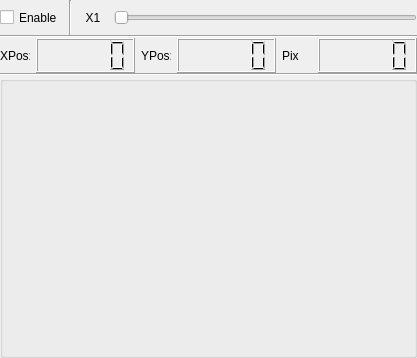
<?xml version="1.0" encoding="UTF-8"?>
<ui version="4.0">
 <class>ScanPixWidget</class>
 <widget class="QWidget" name="ScanPixWidget">
  <property name="geometry">
   <rect>
    <x>0</x>
    <y>0</y>
    <width>417</width>
    <height>358</height>
   </rect>
  </property>
  <property name="windowTitle">
   <string>ScanPixWidget</string>
  </property>
  <layout class="QVBoxLayout" name="verticalLayout" stretch="0,0,0,0,1">
   <property name="spacing">
    <number>0</number>
   </property>
   <property name="leftMargin">
    <number>0</number>
   </property>
   <property name="topMargin">
    <number>0</number>
   </property>
   <property name="rightMargin">
    <number>0</number>
   </property>
   <property name="bottomMargin">
    <number>0</number>
   </property>
   <item>
    <layout class="QHBoxLayout" name="horizontalLayout_2">
     <item>
      <widget class="QCheckBox" name="checkBox">
       <property name="minimumSize">
        <size>
         <width>50</width>
         <height>35</height>
        </size>
       </property>
       <property name="maximumSize">
        <size>
         <width>100</width>
         <height>35</height>
        </size>
       </property>
       <property name="styleSheet">
        <string notr="true">font: 12pt &quot;黑体&quot;;</string>
       </property>
       <property name="text">
        <string>Enable</string>
       </property>
      </widget>
     </item>
     <item>
      <widget class="Line" name="line">
       <property name="orientation">
        <enum>Qt::Vertical</enum>
       </property>
      </widget>
     </item>
     <item>
      <layout class="QHBoxLayout" name="horizontalLayout">
       <item>
        <widget class="QLabel" name="label">
         <property name="minimumSize">
          <size>
           <width>30</width>
           <height>35</height>
          </size>
         </property>
         <property name="maximumSize">
          <size>
           <width>30</width>
           <height>35</height>
          </size>
         </property>
         <property name="styleSheet">
          <string notr="true">font: 12pt &quot;黑体&quot;;</string>
         </property>
         <property name="text">
          <string>X1</string>
         </property>
         <property name="alignment">
          <set>Qt::AlignCenter</set>
         </property>
        </widget>
       </item>
       <item>
        <widget class="QSlider" name="slider">
         <property name="minimum">
          <number>1</number>
         </property>
         <property name="maximum">
          <number>10</number>
         </property>
         <property name="singleStep">
          <number>1</number>
         </property>
         <property name="pageStep">
          <number>1</number>
         </property>
         <property name="orientation">
          <enum>Qt::Horizontal</enum>
         </property>
        </widget>
       </item>
      </layout>
     </item>
    </layout>
   </item>
   <item>
    <widget class="Line" name="line_2">
     <property name="orientation">
      <enum>Qt::Horizontal</enum>
     </property>
    </widget>
   </item>
   <item>
    <layout class="QHBoxLayout" name="horizontalLayout_3">
     <item>
      <widget class="QLabel" name="label_4">
       <property name="minimumSize">
        <size>
         <width>30</width>
         <height>35</height>
        </size>
       </property>
       <property name="maximumSize">
        <size>
         <width>30</width>
         <height>35</height>
        </size>
       </property>
       <property name="styleSheet">
        <string notr="true">font: 10pt &quot;黑体&quot;;</string>
       </property>
       <property name="text">
        <string>XPos:</string>
       </property>
      </widget>
     </item>
     <item>
      <widget class="QLCDNumber" name="xposLcd">
       <property name="minimumSize">
        <size>
         <width>0</width>
         <height>35</height>
        </size>
       </property>
       <property name="maximumSize">
        <size>
         <width>16777215</width>
         <height>35</height>
        </size>
       </property>
      </widget>
     </item>
     <item>
      <widget class="QLabel" name="label_2">
       <property name="minimumSize">
        <size>
         <width>30</width>
         <height>35</height>
        </size>
       </property>
       <property name="maximumSize">
        <size>
         <width>30</width>
         <height>35</height>
        </size>
       </property>
       <property name="styleSheet">
        <string notr="true">font: 10pt &quot;黑体&quot;;</string>
       </property>
       <property name="text">
        <string>YPos:</string>
       </property>
      </widget>
     </item>
     <item>
      <widget class="QLCDNumber" name="ypoLcd">
       <property name="minimumSize">
        <size>
         <width>0</width>
         <height>35</height>
        </size>
       </property>
       <property name="maximumSize">
        <size>
         <width>16777215</width>
         <height>35</height>
        </size>
       </property>
      </widget>
     </item>
     <item>
      <widget class="QLabel" name="label_3">
       <property name="minimumSize">
        <size>
         <width>30</width>
         <height>35</height>
        </size>
       </property>
       <property name="maximumSize">
        <size>
         <width>30</width>
         <height>35</height>
        </size>
       </property>
       <property name="styleSheet">
        <string notr="true">font: 10pt &quot;黑体&quot;;</string>
       </property>
       <property name="text">
        <string>Pix</string>
       </property>
      </widget>
     </item>
     <item>
      <widget class="QLCDNumber" name="pixLcd">
       <property name="minimumSize">
        <size>
         <width>0</width>
         <height>35</height>
        </size>
       </property>
       <property name="maximumSize">
        <size>
         <width>16777215</width>
         <height>35</height>
        </size>
       </property>
      </widget>
     </item>
    </layout>
   </item>
   <item>
    <widget class="Line" name="line_3">
     <property name="orientation">
      <enum>Qt::Horizontal</enum>
     </property>
    </widget>
   </item>
   <item>
    <widget class="QGroupBox" name="groupBox">
     <property name="title">
      <string/>
     </property>
     <layout class="QHBoxLayout" name="horizontalLayout_4">
      <property name="spacing">
       <number>0</number>
      </property>
      <property name="leftMargin">
       <number>0</number>
      </property>
      <property name="topMargin">
       <number>0</number>
      </property>
      <property name="rightMargin">
       <number>0</number>
      </property>
      <property name="bottomMargin">
       <number>0</number>
      </property>
      <item>
       <widget class="DisplayWidget" name="widget" native="true">
        <property name="minimumSize">
         <size>
          <width>0</width>
          <height>0</height>
         </size>
        </property>
        <property name="maximumSize">
         <size>
          <width>16777215</width>
          <height>16777215</height>
         </size>
        </property>
       </widget>
      </item>
     </layout>
    </widget>
   </item>
  </layout>
 </widget>
 <layoutdefault spacing="6" margin="11"/>
 <customwidgets>
  <customwidget>
   <class>DisplayWidget</class>
   <extends>QWidget</extends>
   <header location="global">DisplayWidget.h</header>
   <container>1</container>
  </customwidget>
 </customwidgets>
 <resources/>
 <connections/>
</ui>
